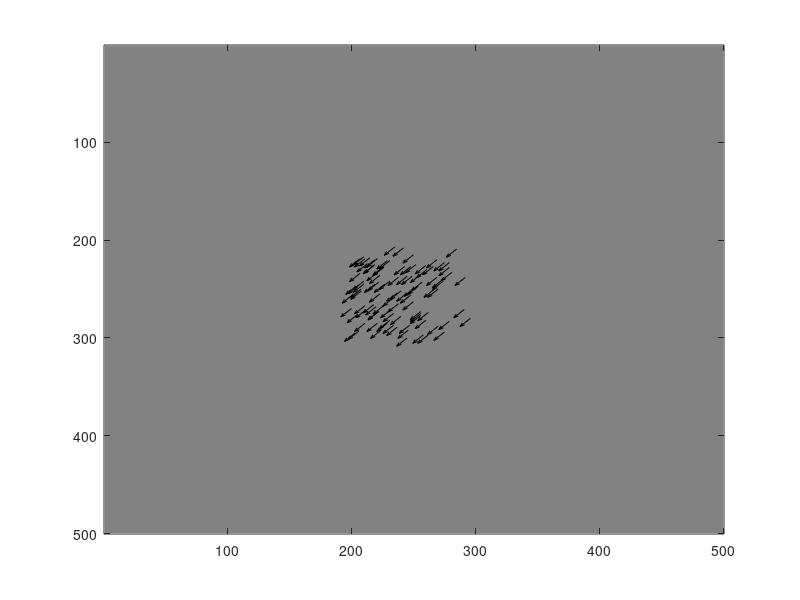

Write MATLAB code to recreate this figure.
function [Stimulus] = generateStimulus()

% load stimulus parameters
load ./StimulusParam.mat;

screenSize = M.screenSize;
dotSize = M.dotSize;
dotDensity = M.dotDensity;
speed = M.speed;
direction = M.direction;
apertureDiam = M.apertureDiam;
apertureLoc = M.apertureLoc;
coherence = M.coherence;
lifeTime = M.lifeTime;
duration = M.duration;
framerate = M.framerate;


numDots = floor(apertureDiam * apertureDiam * dotDensity); % assuming that the aperture is square

dotsInitialPosition = [randperm(apertureDiam,numDots) + apertureLoc(1) - apertureDiam/2;randperm(apertureDiam,numDots)+ apertureLoc(2) - apertureDiam/2];
initialLife = rand(1,numDots) * lifeTime;
initialMotionVector = repmat([speed;direction],1,numDots);
numFramesNeeded = floor(duration * framerate / 1000);

signalDotsIdx = rand(1,numDots) < coherence;
noiseDotsIdx = ~signalDotsIdx;

% Translational Motion
noiseDirection = rand(1,numDots) * 2*pi;

for framecount = 1:numFramesNeeded
    
    % move the dots 
    if framecount == 1
        dotsPosition = dotsInitialPosition;
        dotsLife = initialLife;
        motionVectors = initialMotionVector;
    else
        dotsPosition(1,signalDotsIdx,framecount) = floor(dotsPosition(1,signalDotsIdx,framecount-1) + (1/framerate) * speed * cos(direction));
        dotsPosition(2,signalDotsIdx,framecount) = floor(dotsPosition(2,signalDotsIdx,framecount-1) + (1/framerate) * speed * sin(direction));
        
        dotsPosition(1,noiseDotsIdx,framecount) = floor(dotsPosition(1,noiseDotsIdx,framecount-1) + (1/framerate) * speed * cos(noiseDirection(noiseDotsIdx)));
        dotsPosition(2,noiseDotsIdx,framecount) = floor(dotsPosition(2,noiseDotsIdx,framecount-1) + (1/framerate) * speed * sin(noiseDirection(noiseDotsIdx)));
        
        dotsLife = dotsLife + (1/framerate) * 1000;
        motionVectors(1,:,framecount) = repmat(speed,1,numDots);
        motionVectors(2,signalDotsIdx,framecount) = repmat(direction,1,sum(signalDotsIdx));
        motionVectors(2,noiseDotsIdx,framecount) = noiseDirection(noiseDotsIdx);
    end
    
    % relocate the dead dots
    deadDotsIdx = dotsLife > lifeTime;
    numDeadDots = sum(deadDotsIdx);
    dotsPosition(:,deadDotsIdx,framecount) = [randperm(apertureDiam,numDeadDots) + apertureLoc(1) - apertureDiam/2;randperm(apertureDiam,numDeadDots)+ apertureLoc(2) - apertureDiam/2];
    dotsLife(deadDotsIdx) = 0;
    
    % set the motion vector for deadDots to zero
    if numDeadDots > 0
        motionVectors(:,deadDotsIdx,framecount) = repmat([0;direction],1,numDeadDots);
    end
    
    % replace the dots at the aperture border
    currentDotsPosition = squeeze(dotsPosition(:,:,end));
    upborderDotsIdx = currentDotsPosition(2,:) > (apertureLoc(2) + apertureDiam/2);
    lowborderDotsIdx = currentDotsPosition(2,:) < (apertureLoc(2) - apertureDiam/2);
    rightborderDotsIdx = currentDotsPosition(1,:) > (apertureLoc(1) + apertureDiam/2);
    leftborderDotsIdx = currentDotsPosition(1,:) < (apertureLoc(1) - apertureDiam/2);
    
    borderDotsIdx = upborderDotsIdx | lowborderDotsIdx | rightborderDotsIdx | leftborderDotsIdx;
    numBorderDots = sum(borderDotsIdx);
    dotsPosition(:,borderDotsIdx,framecount) = [randperm(apertureDiam,numBorderDots) + apertureLoc(1) - apertureDiam/2;randperm(apertureDiam,numBorderDots)+ apertureLoc(2) - apertureDiam/2];
    dotsLife(borderDotsIdx) = 0;
     
    
end


% Complex Motion


% show the simulated stimulus
% for i = 1:numFramesNeeded
% %     figure;
%     I = zeros(screenSize(1),screenSize(1));
%     idx = sub2ind(size(I), [squeeze(dotsPosition(1,:,i))], [squeeze(dotsPosition(2,:,i))]);
%     I(idx) = 1;
%     figure(1);imagesc(I);colormap(gray);pause(1/framerate)
% end

for i = 1:numFramesNeeded
    figure(1);imagesc(zeros(screenSize(1),screenSize(1)));colormap(gray);hold on;
    figure(1);quiver(squeeze(dotsPosition(2,:,i)),squeeze(dotsPosition(1,:,i)),motionVectors(1,:,i) .* sin(motionVectors(2,:,i)),motionVectors(1,:,i) .* cos(motionVectors(2,:,i)),'Color','k');
    pause(1/framerate)
end

Stimulus.dotsPosition = dotsPosition;
Stimulus.motionVectors = motionVectors;


end
